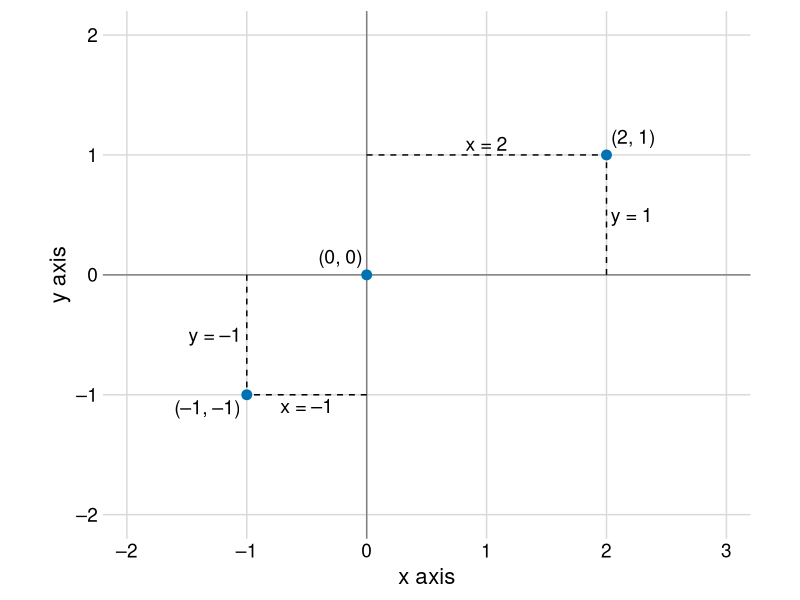

Source code (R): (Note: this script raises an error after producing the figure.)
## ---- chunk 1
options(htmltools.dir.version = FALSE)
knitr::opts_chunk$set(comment = "")

library(tidyverse)
library(lubridate)
library(ggrepel)
library(cowplot)
library(here)
# ggplot2 settings so plots scale well for slide size 
theme_set(theme_gray(16)) # 16 for full width, 18 for half width 
update_geom_defaults("point", list(size = 2)) # 2 for full width, 2.5 for half width

tempnormals <- read_csv(here("datasets", "tempnormals.csv"))
## ---- chunk 2
df_points <- data.frame(x = c(-1, 0, 2),
                        y = c(-1, 0, 1),
                        label = c("(–1, –1)", "(0, 0)", "(2, 1)"),
                        vjust = c(1.4, -.8, -.8),
                        hjust = c(1.1, 1.1, -.1))
df_segments <- data.frame(x0 = c(0, 2, 0, -1),
                          x1 = c(2, 2, -1, -1),
                          y0 = c(1, 0, -1, 0),
                          y1 = c(1, 1, -1, -1))
df_labels <- data.frame(x = c(-1, -.5, 1, 2),
                        y = c(-.5, -1, 1, 0.5),
                        vjust = c(.5, 1.3, -.3, .5),
                        hjust = c(1.1, .5, .5, -.1),
                        label = c("y = –1", "x = –1", "x = 2", "y = 1"))
ggplot(df_points, aes(x, y)) +
  geom_hline(yintercept = 0, color = "gray50") +
  geom_vline(xintercept = 0, color = "gray50") +
  geom_segment(data = df_segments, aes(x = x0, xend = x1, y = y0, yend = y1),
               linetype = 2) +
  geom_point(size = 3, color = "#0072B2") +
  geom_text(aes(label = label, vjust = vjust, hjust = hjust),
            size = 14/.pt) +
  geom_text(data = df_labels, aes(label = label, hjust = hjust, vjust = vjust),
            size = 14/.pt) +
  coord_fixed(xlim = c(-2.2, 3.2), ylim = c(-2.2, 2.2), expand = FALSE) +
  scale_x_continuous(
    name = "x axis",
    breaks = -2:3,
    labels = c("–2", "–1", "0", "1", "2", "3")
  ) +
  scale_y_continuous(
    name = "y axis",
    breaks = -2:2,
    labels = c("–2", "–1", "0", "1", "2")
  ) +
  theme_minimal_grid(16) +
  theme(
    axis.ticks.length = grid::unit(0, "pt")
  )
## ---- chunk 3
temps_wide <- tempnormals %>%
  pivot_wider(
    id_cols = c("month_name", "month", "day", "date", "day_of_year"),
    names_from = "location", values_from = "temperature"
  )

temps_wide_label <- mutate(
  temps_wide,
  label = ifelse(
    date %in% c(ymd("0000-01-01"), ymd("0000-04-01"), ymd("0000-07-01"), ymd("0000-10-01")),
    format(date, "%b 1st"),
    ""
  ),
  nudge_x = ifelse(
    date %in% c(ymd("0000-01-01"), ymd("0000-04-01"), ymd("0000-07-01"), ymd("0000-10-01")),
    c(-1, -2, -2, 1)[round(month(date)/3)+1],
    0
  ),
  nudge_y = ifelse(
    date %in% c(ymd("0000-01-01"), ymd("0000-04-01"), ymd("0000-07-01"), ymd("0000-10-01")),
    c(-2, 1, 0.5, -2)[round(month(date)/3)+1],
    0
  )
)

ggplot(temps_wide_label, aes(x = `San Diego`, y = Houston)) +
  geom_path(size = 1, color = "#0072B2") +
  geom_text_repel(
    aes(label = label), point.padding = 0.4, color = "black",
    min.segment.length = 0, size = 12/.pt,
    nudge_x = (9/5)*temps_wide_label$nudge_x,
    nudge_y = (9/5)*temps_wide_label$nudge_y
  ) +
  coord_fixed(
    xlim = c(45, 85), ylim = c(48, 88),
    expand = FALSE
  ) +
  scale_x_continuous(breaks = c(10*(5:8))) +
  xlab("temperature in San Diego (°F)") +
  ylab("temperature in Houston (°F)") +
  theme_minimal_grid(16)
## ---- chunk 4

# Fahrenheit to Celsius conversion
F2C <- function(t) {(t-32)*5/9}

ggplot(temps_wide_label, aes(x = F2C(`San Diego`), y = F2C(Houston))) +
  geom_path(size = 1, color = "#0072B2") +
  geom_text_repel(
    aes(label = label), point.padding = 0.4, color = "black",
    min.segment.length = 0, size = 12/.pt,
    nudge_x = temps_wide_label$nudge_x,
    nudge_y = temps_wide_label$nudge_y
  ) +
  coord_fixed(
    xlim = F2C(c(45, 85)), ylim = F2C(c(48, 88)),
    expand = FALSE
  ) +
  scale_x_continuous(breaks = c(5*(2:6))) +
  xlab("temperature in San Diego (°C)") +
  ylab("temperature in Houston (°C)") +
  theme_minimal_grid(16)
## ---- chunk 5
temp_plot <- ggplot(temps_wide_label, aes(x = date, y = Houston)) +
  geom_line(size = 1, color = "#0072B2") +
  scale_x_date(
    name = "month",
    limits = c(ymd("0000-01-01"), ymd("0001-01-03")),
    breaks = c(
      ymd("0000-01-01"), ymd("0000-04-01"), ymd("0000-07-01"),
      ymd("0000-10-01"), ymd("0001-01-01")
    ),
    labels = c("Jan", "Apr", "Jul", "Oct", "Jan"),
    expand = expansion(add = 2/366)
  ) + 
  scale_y_continuous(
    limits = c(50, 90),
    name = "temperature (°F)"
  ) +
  theme_minimal_grid(14)

plot_grid(
  plot_grid(
    temp_plot, NULL, temp_plot, rel_widths = c(1, 0.06, 2),
    nrow = 1
  ),
  NULL, temp_plot,
  rel_heights = c(1.5, 0.06, 1),
  ncol = 1
)
## ---- chunk 6
df <- tibble(x = c(1, 3.16, 10, 31.6, 100))

xaxis_lin <- ggplot(df, aes(x, y = 1)) + 
  geom_point(size = 3, color = "#0072B2") + 
  scale_y_continuous(limits = c(0.8, 1.2), expand = c(0, 0), breaks = 1) +
  theme_minimal_grid(16, rel_large = 1) +
  theme(
    axis.ticks.length = grid::unit(0, "pt"),
    axis.text.y = element_blank(),
    axis.title.y = element_blank(),
    axis.ticks.y = element_blank(),
    plot.title = element_text(face = "plain")
  )

xaxis_log <- ggplot(df, aes(log10(x), y = 1)) + 
  geom_point(size = 3, color = "#0072B2") + 
  scale_y_continuous(limits = c(0.8, 1.2), expand = c(0, 0), breaks = 1) +
  theme_minimal_grid(16, rel_large = 1) +
  theme(
    axis.ticks.length = grid::unit(0, "pt"),
    axis.text.y = element_blank(),
    axis.title.y = element_blank(),
    axis.ticks.y = element_blank(),
    plot.title = element_text(face = "plain")
  )

plotlist <- 
  align_plots(
    xaxis_lin + 
      scale_x_continuous(limits = c(0, 100)) + 
      ggtitle("original data, linear scale"),
    xaxis_log + 
      scale_x_continuous(
        name = expression(paste("log"["10"], "(x)")),
        limits = c(0, 2)
      ) +
      ggtitle("log-transformed data, linear scale"),
    xaxis_lin + 
      scale_x_log10(
        limits = c(1, 100),
        breaks = c(1, 3.16, 10, 31.6, 100),
        labels = c("1", "3.16", "10", "31.6", "100")
      ) + 
      ggtitle("original data, logarithmic scale"),
    align = 'vh'
  )

ggdraw(plotlist[[1]])
## ---- chunk 7
ggdraw(plotlist[[2]])
## ---- chunk 8
ggdraw(plotlist[[3]])
## ---- chunk 9
US_census <- read_csv(here("datasets", "US_census.csv"))

library(ggrepel)

set.seed(3878)
tx_counties <- US_census %>% 
  filter(state == "Texas") %>%
  select(name, pop2010) %>%
  extract(name, "county", regex = "(.+) County") %>%
  mutate(popratio = pop2010/median(pop2010)) %>%
  arrange(desc(popratio)) %>%
  mutate(
    index = 1:n(),
    label = ifelse(index <= 3 | index > n()-3 | runif(n()) < .04, county, ""),
    label_large = ifelse(index <= 6, county, "")
  )

ggplot(tx_counties, aes(x = index, y = popratio)) +
  geom_point(size = 0.5, color = "#0072B2") +
  geom_text_repel(
    aes(label = label_large),
    size = 10/.pt,
    point.padding = .4, color = "black",
    min.segment.length = 0,
    max.overlaps = 1000
  ) +
  scale_y_continuous(name = "population number / median") +
  scale_x_continuous(
    limits = c(.5, nrow(tx_counties) + .5), expand = c(0, 0),
    breaks = NULL, #c(1, 50*(1:5)),
    name = "Texas counties, from most to least populous"
  ) +
  theme_minimal_hgrid(14) +
  theme(axis.line = element_blank())
## ---- chunk 10
ggplot(tx_counties, aes(x = index, y = popratio)) +
  geom_hline(yintercept = 1, linetype = 2, color = "grey40") +
  geom_point(size = 0.5, color = "#0072B2") +
  geom_text_repel(
    aes(label = label),
    size = 10/.pt,
    point.padding = .4, color = "black",
    min.segment.length = 0,
    max.overlaps = 1000
  ) +
  scale_y_log10(
    breaks = c(.01, .1, 1, 10, 100),
    name = "population number / median",
    labels = expression(10^-2, 10^-1, 10^0, 10^1, 10^2)
  ) +
  scale_x_continuous(
    limits = c(.5, nrow(tx_counties) + .5), expand = c(0, 0),
    breaks = NULL, #c(1, 50*(1:5)),
    name = "Texas counties, from most to least populous"
  ) +
  theme_minimal_hgrid(14) +
  theme(axis.line = element_blank())
## ---- chunk 11
df_points <- tibble(
  x = c(1, 3.5, 0),
  y = c(3, 4, 0),
  label = c("(1, 3)", "(3.5, 4)", "(0, 0)"),
  vjust_polar = c(1.6, 1, 1.6),
  hjust_polar = c(.5, -.1, 0.5),
  vjust_cart = c(1.6, 1.6, -.6),
  hjust_cart = c(0.5, 1.1, -.1)
)
df_segments <- tibble(
  x0 = c(0, 1, 2, 3, 0, 0, 0, 0),
  x1 = c(0, 1, 2, 3, 4, 4, 4, 4),
  y0 = c(0, 0, 0, 0, 1, 2, 3, 4),
  y1 = c(4, 4, 4, 4, 1, 2, 3, 4)
)

ggplot(df_points, aes(x, y)) +
  geom_point(size = 2, color = "#0072B2") +
  geom_text(
    aes(label = label, vjust = vjust_cart, hjust = hjust_cart),
    size = 14/.pt
  ) +
  scale_x_continuous(
    name = "x axis",
    limits = c(-0.5, 4.5),
    expand = c(0, 0)
  ) +
  scale_y_continuous(
    name = "y axis",
    limits = c(-0.5, 4.5),
    expand = c(0, 0)
  ) +
  coord_fixed() +
  theme_minimal_grid(16) +
  theme(
    axis.ticks = element_blank(),
    axis.ticks.length = grid::unit(0, "pt")
  )
## ---- chunk 12
ggplot(df_points, aes(x, y)) +
  geom_segment(
    data = df_segments,
    aes(x = x0, xend = x1, y = y0, yend = y1),
    size = theme_minimal_grid(16)$panel.grid$size,
    color = theme_minimal_grid(16)$panel.grid$colour,
    inherit.aes = FALSE
  ) +
  geom_point(size = 2, color = "#0072B2") +
  geom_text(
    aes(label = label, vjust = vjust_polar, hjust = hjust_polar),
    size = 14/.pt
  ) +
  scale_x_continuous(
    name = "x values (circular axis)",
    limits = c(0, 4)
  ) +
  scale_y_continuous(
    name = "y values (radial axis)",
    limits = c(0, 4)
  ) +
  coord_polar() +
  theme_minimal_grid(16) +
  background_grid(major = "none") +
  theme(
    axis.line.x = element_blank(),
    axis.ticks = element_line(color = "black")
  )
## ---- chunk 13
temps_long <- read_csv(here("datasets", "tempnormals.csv")) %>%
  mutate(
    location = factor(
      location, levels = c("Death Valley", "Houston", "San Diego", "Chicago")
    )
  )

ggplot(temps_long, aes(x = date, y = temperature, color = location)) +
  geom_line(size = 1) +
  scale_x_date(
    name = "month",
    limits = c(ymd("0000-01-01"), ymd("0001-01-04")),
    breaks = c(
      ymd("0000-01-01"), ymd("0000-04-01"), ymd("0000-07-01"),
      ymd("0000-10-01"), ymd("0001-01-01")
    ),
    labels = c("Jan", "Apr", "Jul", "Oct", "Jan"), expand = c(1/366, 0)
  ) + 
  scale_y_continuous(
    limits = c(19.9, 107),
    breaks = seq(20, 100, by = 20),
    name = "temperature (°F)"
  ) +
  scale_color_manual(
    name = NULL,
    values = c("#E69F00", "#56B4E9", "#009E73", "#CC79A7")
  ) +
  theme_minimal_grid(14)
## ---- chunk 14
ggplot(temps_long, aes(x = date, y = temperature, color = location)) +
  geom_line(size = 1) +
  scale_x_date(name = "date", expand = c(0, 0)) + 
  scale_y_continuous(
    name = "temperature (°F)",
    limits = c(0, 105),
    expand = c(0, 0),
    breaks = seq(-30, 90, by = 30)
  ) +
  scale_color_manual(
    name = NULL,
    values = c("#E69F00", "#56B4E9", "#009E73", "#CC79A7")
  ) +
  coord_polar(theta = "x") +
  theme_minimal_grid(14)
## ---- chunk 15
boxoffice <- tibble(
  rank = 1:5,
  title = c("Star Wars", "Jumanji", "Pitch Perfect 3", "Greatest Showman", "Ferdinand"),
  amount = c(71.57, 36.17, 19.93, 8.81, 7.32) # million USD
)
## ---- chunk 16

## ---- chunk 17

## ---- chunk 18

## ---- chunk 19

## ---- chunk 20

## ---- chunk 21

## ---- chunk 22

